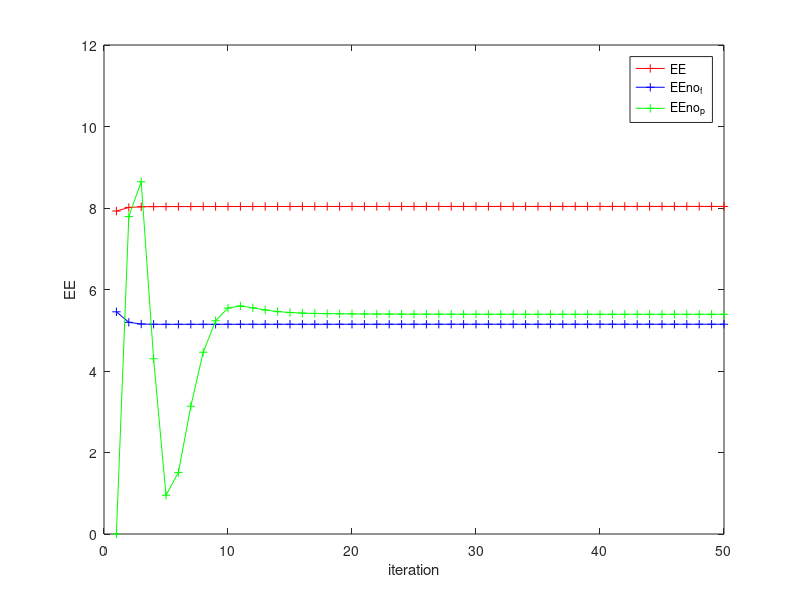

The MATLAB source for this figure:
EEno_f=[5.45240732378429;5.19454125049931;5.15307851286512;5.14683997913937;5.14605649148186;5.14607964273525;5.14620003517403;5.14631622631429;5.14641787042807;5.14650681610722;5.14658566695020;5.14665645104656;5.14672066464466;5.14677942615514;5.14683359086836;5.14688382717413;5.14693066733951;5.14697454216713;5.14701580527604;5.14705475052161;5.14709162475804;5.14712663736360;5.14715996746709;5.14719176951126;5.14722217759257;5.14725130888689;5.14727926638285;5.14730614108452;5.14733201380229;5.14735695662118;5.14738103411385;5.14740430434980;5.14742681974061;5.14744862775206;5.14746977150763;5.14749029030268;5.14751022004461;5.14752959363161;5.14754844127980;5.14756679080720;5.14758466788097;5.14760209623363;5.14761909785280;5.14763569314817;5.14765190109900;5.14766773938477;5.14768322450122;5.14769837186378;5.14771319589985;5.14772771013155];
EE=[7.92530418326120;8.01307398464635;8.03034039642195;8.03407850798607;8.03510640090783;8.03554130090161;8.03581584977035;8.03602801822516;8.03620551354404;8.03635929761186;8.03649525479467;8.03661716530881;8.03672768402350;8.03682876812015;8.03692190715223;8.03700826244528;8.03708875738922;8.03716413846851;8.03723501783303;8.03730190376047;8.03736522293226;8.03742533703340;8.03748255533022;8.03753714434278;8.03758933538260;8.03763933049770;8.03768730721267;8.03773342234570;8.03777781511032;8.03782060965699;8.03786191717171;8.03790183762134;8.03794046121459;8.03797786963260;8.03801413707141;8.03804933112976;8.03808351356905;8.03811674096684;8.03814906528141;8.03818053434147;8.03821119227258;8.03824107986999;8.03827023492562;8.03829869251588;8.03832648525585;8.03835364352432;8.03838019566375;8.03840616815832;8.03843158579296;8.03845647179568];
EEno_p=[0;7.79034301527730;8.64397651463452;4.30018270244318;0.950428727989293;1.51100596202124;3.13587980677853;4.46090225248120;5.23207727519971;5.54518996398638;5.59627763066812;5.55149152035170;5.49703330628648;5.45822418931528;5.43472259839799;5.42098406242914;5.41270662927856;5.40742995612865;5.40386946785540;5.40135231366673;5.39950784729766;5.39811832311858;5.39704807627101;5.39620849694101;5.39553953821576;5.39499929776680;5.39455782021900;5.39419324794583;5.39388934672037;5.39363386947591;5.39341744800862;5.39323282648896;5.39307432154786;5.39293743568497;5.39281857634936;5.39271484906094;5.39262390318831;5.39254381568706;5.39247300254661;5.39241015069567;5.39235416517399;5.39230412780856;5.39225926463898;5.39221892005383;5.39218253611589;5.39214963592975;5.39211981018066;5.39209270617825;5.39206801889095;5.39204548357194];
figure
plot((EE(:,1)),'-+r');
xlabel('iteration');
ylabel('EE');
hold on
plot((EEno_f(:,1)),'-+b');
xlabel('iteration');
ylabel('EE');
plot((EEno_p(:,1)),'-+g');
legend('EE','EEno_f','EEno_p')
xlabel('iteration');
set(gca,'ylim',[0,12]); 
ylabel('EE');